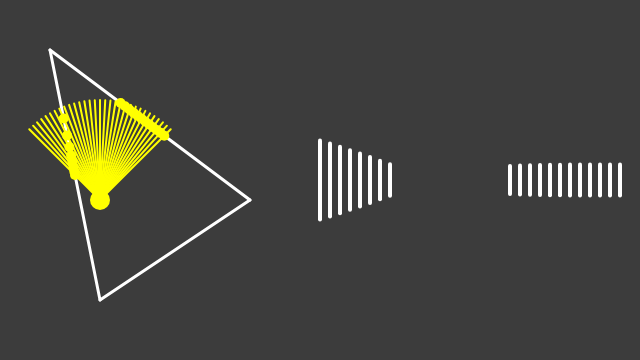
Frame 1 (no input)
Frame 60 (no input): identical to frame 1, image omitted
Frame 120 (the mouse pressed at the canvas centre since frame 60): identical to frame 1, image omitted

The p5.js sketch that drew this single still picture (run headless with seeded random() and noise() and a simulated clock; from frame 60 on, the mouse is pressed at the canvas centre):

// p5.js sketch
// ── sketch.js
class Vec2 {
    /**
     * @param {number} x ベクトルのx成分
     * @param {number} y ベクトルのy成分
     */
    constructor(x, y) {
        this.x = x;
        this.y = y;
    }
    /**
     * @param {Vec2} b 足したいベクトル
     */
    add(b) {
        let a = this;
        return new Vec2(a.x + b.x, a.y + b.y);
    }
    /**
     * @param {Vec2} b 引きたいベクトル
     */
    sub(b) {
        let a = this;
        return new Vec2(a.x - b.x, a.y - b.y);
    }
    /**
     * このベクトルのコピーを返す
     */
    copy() {
        return new Vec2(this.x, this.y);
    }
    /**
     * このベクトルの実数s倍を求める。
     * @param {number} s 何倍するか
     */
    mult(s) {
        return new Vec2(s * this.x, s * this.y);
    }
    /**
     * このベクトルの大きさを求める。
     */
    mag() {
        return sqrt(this.x ** 2 + this.y ** 2);
    }
}

class Ray2 {
    /**
     * @param {Vec2} pos このレイの始点の位置ベクトル.
     * @param {Vec2} way このレイの始点から伸びる方向ベクトル.
     */
    constructor(pos, way) {
        this.pos = pos;
        this.way = way;
    }
    /**
     * 位置ベクトルと方向ベクトルではなく、始点と終点からレイを作る。
     * ※staticについて: https://developer.mozilla.org/ja/docs/Web/JavaScript/Reference/Classes/static
     * @param {Vec2} begin
     * @param {Vec2} end
     */
    static with2p(begin, end) {
        return new Ray2(begin, end.sub(begin));
    }
    /**
     * このレイの始点を求める
     * ※getをつけると、計算時に r.begin() ではなく r.begin と書くだけでよくなる。
     */
    get begin() {
        return this.pos;
    }
    /**
     * このレイの終点を求める
     */
    get end() {
        return this.pos.add(this.way);
    }
    /**
     * このレイと、r2の交点を求める。
     * @param {Ray2} r2
     */
    intersection(r2) {
        let r1 = this;
        // Y軸並行の線分はこのコードでは扱えないので、並行の場合は微妙にずらす
        if (abs(r1.way.x) < 0.01) r1.way.x = 0.01;
        if (abs(r2.way.x) < 0.01) r2.way.x = 0.01;

        // r1,r2を直線として見て、その交点を求める
        let t1 = r1.way.y / r1.way.x;
        let t2 = r2.way.y / r2.way.x;
        let x1 = r1.pos.x;
        let x2 = r2.pos.x;
        let y1 = r1.pos.y;
        let y2 = r2.pos.y;
        let sx = (t1 * x1 - t2 * x2 - y1 + y2) / (t1 - t2);
        let sy = t1 * (sx - x1) + y1;

        // 交点が線分上にないときはnullを返す
        // ※ nullについて: https://developer.mozilla.org/ja/docs/Web/JavaScript/Reference/Global_Objects/null
        if (
            sx > min(r1.begin.x, r1.end.x) &&
            sx < max(r1.begin.x, r1.end.x) &&
            sx > min(r2.begin.x, r2.end.x) &&
            sx < max(r2.begin.x, r2.end.x)
        ) {
            return new Vec2(sx, sy);
        } else {
            return null;
        }
    }
}

class Player {
    constructor() {
        this.pos = new Vec2(0, 0);
        this.angle = 0;
    }
}

/** @type {Player} */
let player;

function setup() {
    createCanvas(640, 360);

    player = new Player();
    player.pos = new Vec2(100, 200);
    player.angle = -PI / 2;
}

function draw() {
    // 背景
    background(60);

    // 壁を描画. Draw the walls
    strokeWeight(3);
    stroke('white');

    // 壁の定義。
    // ※このように書くと、push関数を使わなくてもArrayに変数を入れられる。
    let walls = [
        Ray2.with2p(new Vec2(50, 50), new Vec2(100, 300)),
        Ray2.with2p(new Vec2(100, 300), new Vec2(250, 200)),
        Ray2.with2p(new Vec2(250, 200), new Vec2(50, 50)),
    ];
    for (let wall of walls) {
        line(wall.begin.x, wall.begin.y, wall.end.x, wall.end.y);
    }

    // プレイヤーを描画
    stroke('yellow');
    strokeWeight(20);
    point(player.pos.x, player.pos.y);

    // キー入力
    // ※ a-=b は、a=a-b と同じ。同様に、a+=b は、a=a+b と同じ。
    if (keyIsDown(LEFT_ARROW)) player.angle -= PI / 120;
    if (keyIsDown(RIGHT_ARROW)) player.angle += PI / 120;

    // プレイヤーの視界を描画
    {
        let fov = PI / 2;
        let centerAngle = player.angle;
        let leftAngle = centerAngle - fov / 2;
        let rightAngle = centerAngle + fov / 2;
        let beamTotal = 30;
        let beamIndex = -1;
        for (let angle = leftAngle; angle < rightAngle + 0.01; angle += fov / beamTotal) {
            beamIndex++;
            let beam = new Ray2(
                player.pos.copy(),
                new Vec2(cos(angle), sin(angle)).mult(100)
            );
            stroke('yellow');
            strokeWeight(2);
            line(beam.begin.x, beam.begin.y, beam.end.x, beam.end.y);

            for (let wall of walls) {
                let hitPos = beam.intersection(wall);
                if (hitPos === null) continue;
                stroke('yellow');
                strokeWeight(10);
                point(hitPos.x, hitPos.y);

                // 3Dビューに描画
                let viewRoot = new Vec2(320, 180);
                let wallDist = hitPos.sub(beam.begin).mag();
                let wallPerpDist = wallDist;
                let lineHeight = 2800 / wallPerpDist;
                let lineBegin = viewRoot.add(new Vec2(300 / beamTotal * beamIndex, -lineHeight / 2));
                let lineEnd = lineBegin.add(new Vec2(0, lineHeight));
                stroke('white');
                strokeWeight(4);
                line(lineBegin.x, lineBegin.y, lineEnd.x, lineEnd.y);
            }
        }
    }
}

function touchMoved(event) {
    player.pos.x = event.clientX;
    player.pos.y = event.clientY;
}
